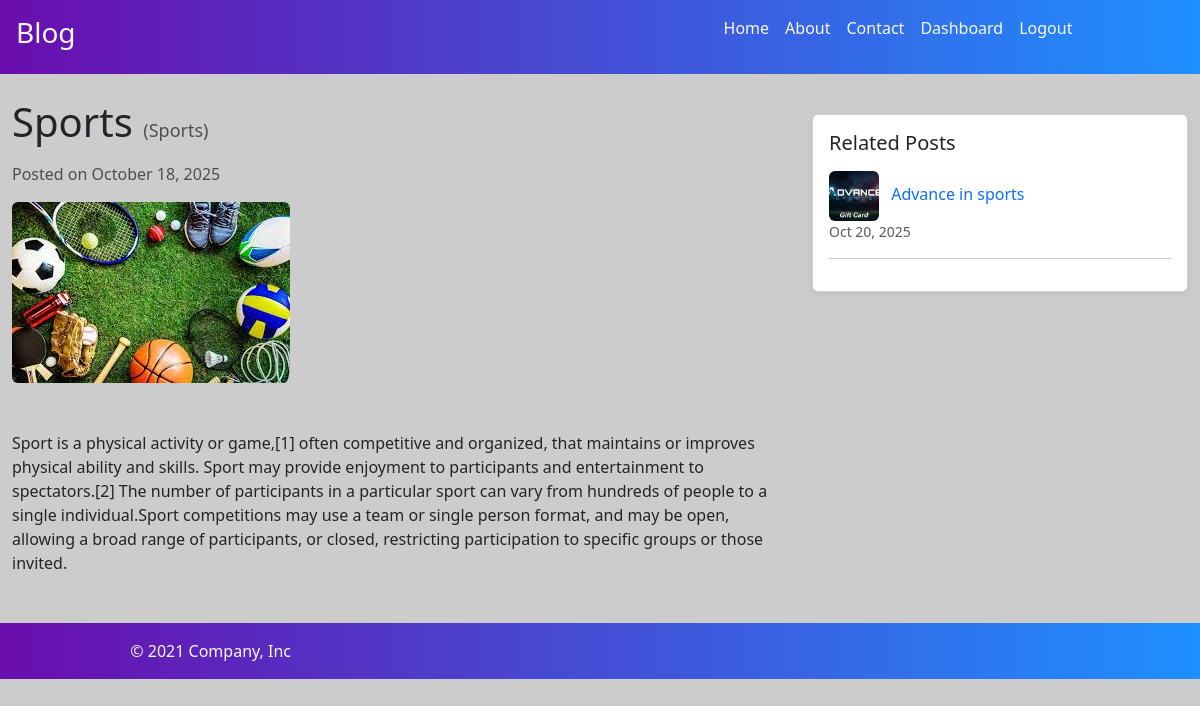
Screenshot of /post/sports (signed in) with the database file from the repository.
### blog/models.py (models this page shows, shortened)
class Post(models.Model):
    title = models.CharField(max_length=100)
    content = models.TextField()
    img_url = models.ImageField(null=True, upload_to="posts/images")
    created_at = models.DateTimeField(auto_now_add=True)
    slug = models.SlugField(unique=True, null=True, blank=True)
    category = models.ForeignKey(Category, on_delete=models.CASCADE)
    user = models.ForeignKey(User, on_delete=models.CASCADE, null=True)
    is_published = models.BooleanField(default=False)

class Category(models.Model):
    name = models.CharField(max_length=100)

### blog/views.py (the view)
# urls.py: path("post/<str:slug>", views.detail, name="detail"),
def detail(request, slug):
    if request.user and not request.user.has_perm('blog_view_post'):
        messages.error(request, 'You have no permisson to view any posts')
        return redirect('blog:index')
    try:
        post = Post.objects.get(slug=slug, is_published=True)
        related_posts = Post.objects.filter(category=post.category).exclude(pk=post.id)[:3]
    except Post.DoesNotExist:
        raise Http404("Post does not exist!")
    return render(request, 'blog/detail.html', {'post': post, 'related_posts': related_posts})

### blog/templates/blog/detail.html
{% extends 'blog/base.html' %}
{% block content %}
<div class="container-fluid mt-4">
    <div class="row">
        <div class="col-lg-8">
            <h1 class="mb-3">
                {{ post.title }}
                <small class="text-muted" style="font-size: 18px;">({{ post.category.name }})</small>
            </h1>
            <p class="text-muted">
                Posted on {{ post.created_at|date:"F j, Y" }}
            </p>
            {% if post.img_url %}
                <img src="{{ post.img_url.url }}" class="img-fluid rounded mb-4" alt="{{ post.title }}">
            {% endif %}
            <div class="post-content mb-5" style="white-space: pre-line;">
                {{ post.content }}
            </div>
        </div>
        <div class="col-lg-4">
            <div class="card shadow-sm mt-3">
                <div class="card-body">
                    <h5 class="card-title mb-3">Related Posts</h5>
                    {% if related_posts %}
                        <ul class="list-unstyled">
                            {% for related_post in related_posts %}
                                <li class="mb-2">
                                    <a href="{% url 'blog:detail' slug=related_post.slug %}" class="text-decoration-none">
                                        {% if related_post.img_url %}
                                            <img src="{{ related_post.img_url.url }}" alt="{{ related_post.title }}"
                                                 class="me-2 rounded" style="width: 50px; height: 50px; object-fit: cover;">
                                        {% endif %}
                                        {{ related_post.title }}
                                    </a>
                                    <p class="text-muted small mb-0">{{ related_post.created_at|date:"M d, Y" }}</p>
                                </li>
                                <hr>
                            {% endfor %}
                        </ul>
                    {% else %}
                        <p class="text-muted">No related posts available.</p>
                    {% endif %}
                </div>
            </div>
        </div>
    </div>
</div>
{% endblock %}

### blog/static/blog/style.css (style rules this page uses)
body { background-color: #cccccc; }

### rows the page displays
Post: title "Sports", category.name "Sports", created_at "October 18, 2025", img_url (picture), content "Sport is a physical activity or game,[1] often competitive and organized, that maintains or improves physical ability and skills. Sport may provide enjoyment to participants and entertainment to spectators.[2] The number of participants in a particular sport can vary from hundreds of people to a single individual.Sport competitions may use a team or single person format, and may be open, allowing a broad range of participants, or closed, restricting participation to specific groups or those invited."
Post: img_url (picture), title "Advance in sports", created_at "Oct 20, 2025"
